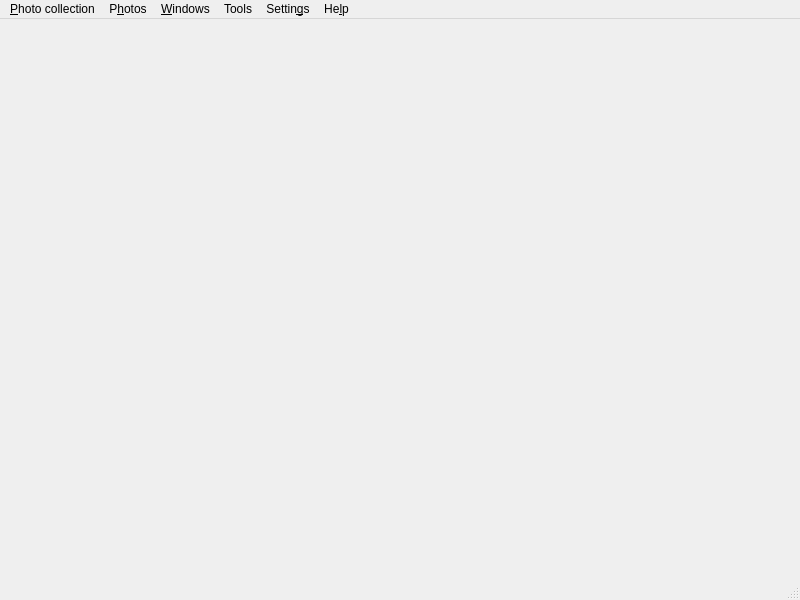
<?xml version="1.0" encoding="UTF-8"?>
<ui version="4.0">
 <class>MainWindow</class>
 <widget class="QMainWindow" name="MainWindow">
  <property name="geometry">
   <rect>
    <x>0</x>
    <y>0</y>
    <width>800</width>
    <height>600</height>
   </rect>
  </property>
  <property name="windowTitle">
   <string>Photo broom</string>
  </property>
  <property name="windowIcon">
   <iconset>
    <normaloff>icons:photo_broom.svg</normaloff>icons:photo_broom.svg</iconset>
  </property>
  <property name="dockOptions">
   <set>QMainWindow::AllowNestedDocks|QMainWindow::AllowTabbedDocks|QMainWindow::AnimatedDocks</set>
  </property>
  <widget class="QWidget" name="mainWidget">
   <layout class="QVBoxLayout"/>
  </widget>
  <widget class="QMenuBar" name="menubar">
   <property name="geometry">
    <rect>
     <x>0</x>
     <y>0</y>
     <width>800</width>
     <height>32</height>
    </rect>
   </property>
   <widget class="QMenu" name="menuCollection">
    <property name="title">
     <string>&amp;Photo collection</string>
    </property>
    <widget class="QMenu" name="menuOpen_recent">
     <property name="title">
      <string>Open &amp;recent</string>
     </property>
    </widget>
    <addaction name="actionNew_collection"/>
    <addaction name="actionOpen_collection"/>
    <addaction name="menuOpen_recent"/>
    <addaction name="separator"/>
    <addaction name="actionClose"/>
    <addaction name="separator"/>
    <addaction name="actionQuit"/>
   </widget>
   <widget class="QMenu" name="menuPhotos">
    <property name="title">
     <string>P&amp;hotos</string>
    </property>
    <addaction name="actionScan_collection"/>
   </widget>
   <widget class="QMenu" name="menuHelp">
    <property name="title">
     <string>He&amp;lp</string>
    </property>
    <addaction name="actionHelp"/>
    <addaction name="separator"/>
    <addaction name="actionAbout"/>
    <addaction name="actionAbout_Qt"/>
   </widget>
   <widget class="QMenu" name="menuSettings">
    <property name="title">
     <string>Settin&amp;gs</string>
    </property>
    <addaction name="actionConfiguration"/>
   </widget>
   <widget class="QMenu" name="menuWindows">
    <property name="title">
     <string>&amp;Windows</string>
    </property>
    <addaction name="actionTags_editor"/>
    <addaction name="actionPhoto_properties"/>
    <addaction name="actionTasks"/>
   </widget>
   <widget class="QMenu" name="menuTools">
    <property name="title">
     <string>Tools</string>
    </property>
    <addaction name="actionSeries_detector"/>
    <addaction name="actionPhoto_data_completion"/>
   </widget>
   <addaction name="menuCollection"/>
   <addaction name="menuPhotos"/>
   <addaction name="menuWindows"/>
   <addaction name="menuTools"/>
   <addaction name="menuSettings"/>
   <addaction name="menuHelp"/>
  </widget>
  <widget class="QStatusBar" name="statusbar"/>
  <action name="actionNew_collection">
   <property name="text">
    <string>&amp;New</string>
   </property>
  </action>
  <action name="actionOpen_collection">
   <property name="text">
    <string>&amp;Open</string>
   </property>
  </action>
  <action name="actionAdd_photos">
   <property name="enabled">
    <bool>false</bool>
   </property>
   <property name="text">
    <string>&amp;Add photos</string>
   </property>
  </action>
  <action name="actionAbout">
   <property name="text">
    <string>&amp;About Photo Broom</string>
   </property>
  </action>
  <action name="actionClose">
   <property name="text">
    <string>&amp;Close</string>
   </property>
  </action>
  <action name="actionQuit">
   <property name="text">
    <string>&amp;Quit</string>
   </property>
  </action>
  <action name="actionAbout_Qt">
   <property name="text">
    <string>About &amp;Qt</string>
   </property>
  </action>
  <action name="actionHelp">
   <property name="text">
    <string>&amp;Help</string>
   </property>
  </action>
  <action name="actionConfiguration">
   <property name="text">
    <string>&amp;Configuration</string>
   </property>
  </action>
  <action name="actionTags_editor">
   <property name="checkable">
    <bool>true</bool>
   </property>
   <property name="text">
    <string>&amp;Tags editor</string>
   </property>
  </action>
  <action name="actionTasks">
   <property name="checkable">
    <bool>true</bool>
   </property>
   <property name="text">
    <string>T&amp;asks</string>
   </property>
  </action>
  <action name="actionScan_collection">
   <property name="text">
    <string>&amp;Scan collection</string>
   </property>
  </action>
  <action name="actionPhoto_properties">
   <property name="checkable">
    <bool>true</bool>
   </property>
   <property name="text">
    <string>&amp;Media information</string>
   </property>
  </action>
  <action name="actionFace_organizer">
   <property name="text">
    <string>&amp;Face organizer</string>
   </property>
  </action>
  <action name="actionSeries_detector">
   <property name="text">
    <string>Series detector</string>
   </property>
  </action>
  <action name="actionPhoto_data_completion">
   <property name="text">
    <string>Photo data completion</string>
   </property>
  </action>
 </widget>
 <resources>
  <include location="../../images/images.qrc"/>
 </resources>
 <connections/>
</ui>
